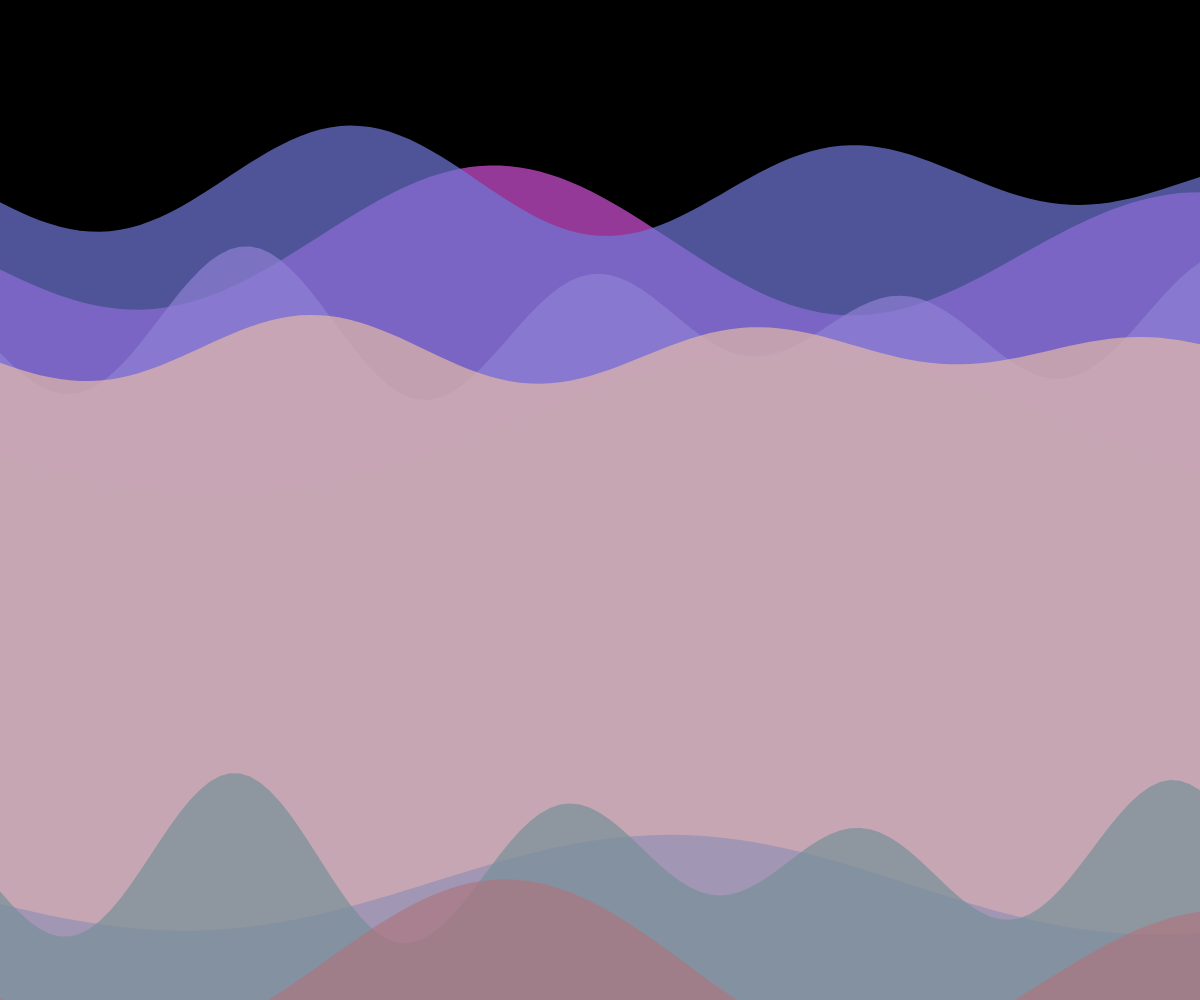
Frame 1 (no input)
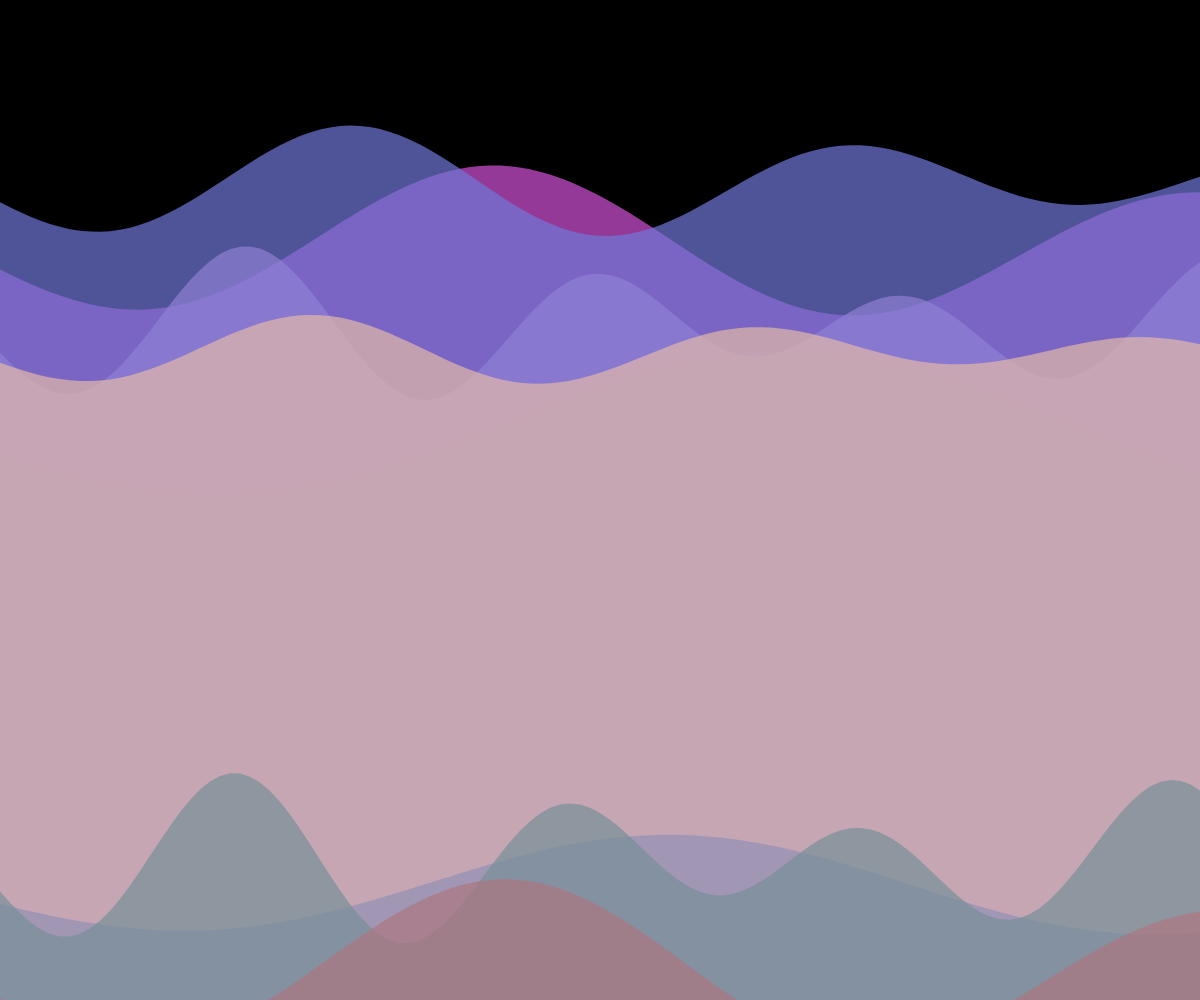
Frame 60 (no input)
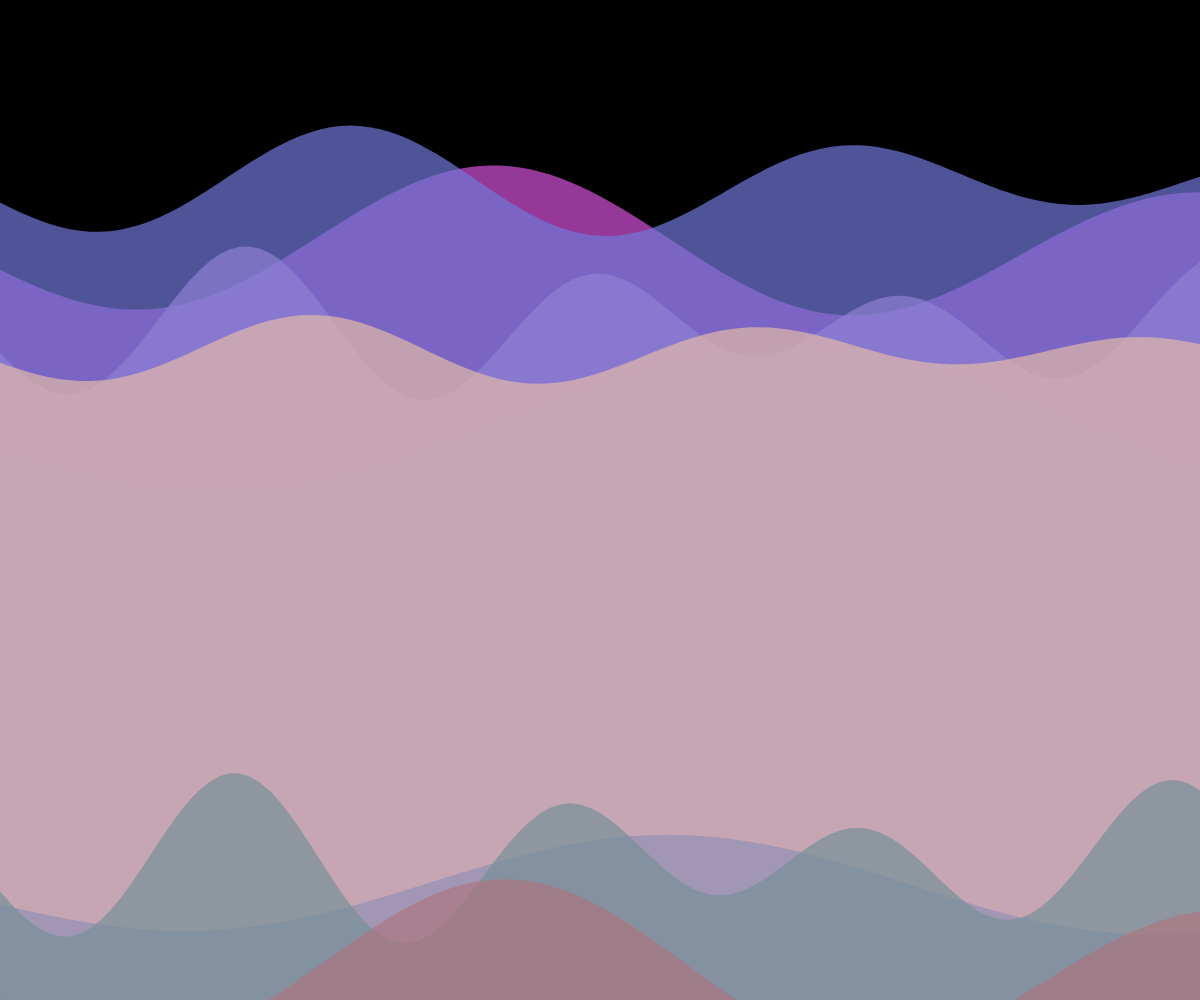
Frame 120 (the mouse pressed at the canvas centre since frame 60)

The p5.js sketch that drew these frames (run headless with seeded random() and noise() and a simulated clock; from frame 60 on, the mouse is pressed at the canvas centre):

// p5.js sketch
// ── sketch.js
let planes = [];
let time = 0;

function setup() {
  createCanvas(windowWidth, windowHeight);
  noStroke();
  
  // Create overlapping planes with different colors and blur effects
  for (let i = 0; i < 8; i++) {
    planes.push({
      color: color(
        random(100, 255),
        random(50, 200),
        random(100, 255),
        180
      ),
      speed: random(0.002, 0.005),
      amplitude: random(20, 60),
      frequency: random(0.005, 0.02),
      y: random(height)
    });
  }
}

function draw() {
  background(0);
  
  time += 0.01;
  
  // Draw each plane with wave motion
  for (let i = 0; i < planes.length; i++) {
    const p = planes[i];
    
    fill(p.color);
    
    beginShape();
    for (let x = 0; x <= width; x += 10) {
      // Create wave pattern using sine and cosine
      let y = p.y + 
              sin(x * p.frequency + time * p.speed) * p.amplitude +
              cos(x * p.frequency * 0.7 + time * p.speed * 0.8) * p.amplitude * 0.5;
      
      vertex(x, y);
    }
    
    // Close the shape to the bottom of the canvas
    vertex(width, height);
    vertex(0, height);
    endShape(CLOSE);
  }
}

function windowResized() {
  resizeCanvas(windowWidth, windowHeight);
}
